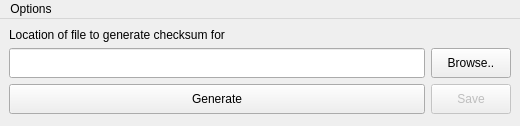
<?xml version="1.0" encoding="UTF-8"?>
<ui version="4.0">
 <class>ChecksumGenerator</class>
 <widget class="QMainWindow" name="ChecksumGenerator">
  <property name="geometry">
   <rect>
    <x>0</x>
    <y>0</y>
    <width>520</width>
    <height>126</height>
   </rect>
  </property>
  <property name="windowTitle">
   <string>Checksum Generator</string>
  </property>
  <widget class="QWidget" name="centralwidget">
   <layout class="QHBoxLayout" name="horizontalLayout">
    <item>
     <layout class="QGridLayout" name="gridLayout">
      <item row="1" column="1">
       <widget class="QPushButton" name="bBrowse">
        <property name="minimumSize">
         <size>
          <width>0</width>
          <height>30</height>
         </size>
        </property>
        <property name="text">
         <string>Browse..</string>
        </property>
       </widget>
      </item>
      <item row="0" column="0" colspan="2">
       <widget class="QLabel" name="label">
        <property name="sizePolicy">
         <sizepolicy hsizetype="Preferred" vsizetype="Fixed">
          <horstretch>0</horstretch>
          <verstretch>0</verstretch>
         </sizepolicy>
        </property>
        <property name="text">
         <string>Location of file to generate checksum for</string>
        </property>
       </widget>
      </item>
      <item row="2" column="0">
       <widget class="QPushButton" name="bGenerate">
        <property name="minimumSize">
         <size>
          <width>0</width>
          <height>30</height>
         </size>
        </property>
        <property name="text">
         <string>Generate</string>
        </property>
       </widget>
      </item>
      <item row="2" column="1">
       <widget class="QPushButton" name="bSave">
        <property name="enabled">
         <bool>false</bool>
        </property>
        <property name="minimumSize">
         <size>
          <width>0</width>
          <height>30</height>
         </size>
        </property>
        <property name="text">
         <string>Save</string>
        </property>
       </widget>
      </item>
      <item row="1" column="0">
       <widget class="QLineEdit" name="leFile">
        <property name="minimumSize">
         <size>
          <width>0</width>
          <height>30</height>
         </size>
        </property>
       </widget>
      </item>
     </layout>
    </item>
   </layout>
  </widget>
  <widget class="QMenuBar" name="menubar">
   <property name="geometry">
    <rect>
     <x>0</x>
     <y>0</y>
     <width>520</width>
     <height>21</height>
    </rect>
   </property>
   <widget class="QMenu" name="menuOptions">
    <property name="title">
     <string>Options</string>
    </property>
    <addaction name="actionHash_MD5"/>
    <addaction name="actionHash_S1"/>
    <addaction name="actionHash_S256"/>
    <addaction name="separator"/>
    <addaction name="actionClose"/>
   </widget>
   <addaction name="menuOptions"/>
  </widget>
  <action name="actionHash_MD5">
   <property name="checkable">
    <bool>true</bool>
   </property>
   <property name="checked">
    <bool>true</bool>
   </property>
   <property name="text">
    <string>MD5 Hash</string>
   </property>
  </action>
  <action name="actionHash_S1">
   <property name="checkable">
    <bool>true</bool>
   </property>
   <property name="text">
    <string>SHA1 Hash</string>
   </property>
  </action>
  <action name="actionHash_S256">
   <property name="checkable">
    <bool>true</bool>
   </property>
   <property name="text">
    <string>SHA256 Hash</string>
   </property>
  </action>
  <action name="actionClose">
   <property name="text">
    <string>Close Generator</string>
   </property>
  </action>
 </widget>
 <resources/>
 <connections/>
</ui>
